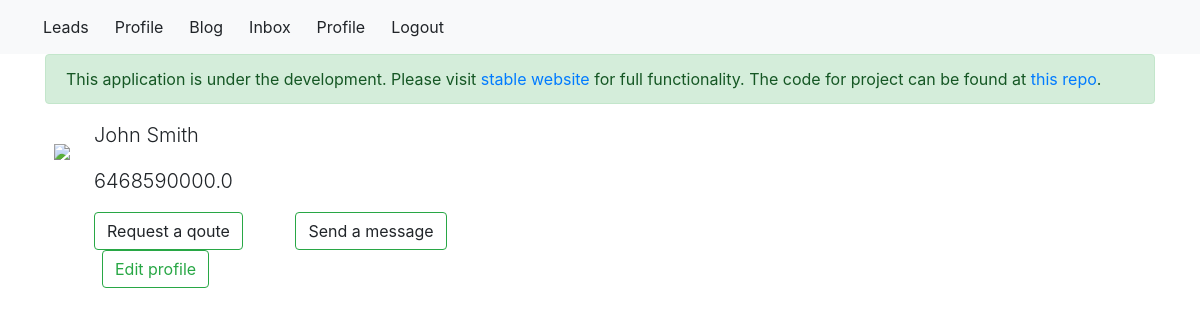
The page /profile (signed in) on the database its author committed.
### app/models.py (models this page shows, shortened)
class User(db.Model, UserMixin):
	id = db.Column(db.Integer, primary_key=True)
	first_name = db.Column(db.String(), nullable=False)
	last_name = db.Column(db.String(), nullable=False)
	email = db.Column(db.String(), nullable=False, unique=True)
	phone = db.Column(db.String(), unique=True)
	picture = db.Column(db.String(), default='https://www.hirerush.com/bundles/theme/images/how-brand.png')
	password = db.Column(db.String())

### app/routes.py (the view)
@app.route('/profile')
@login_required
def profile():
	return render_template('profile.html', title='Profile', edit_mode=False, beta=beta)

### app/models.py (called while the page is built)
@login_manager.user_loader
def find_user(user_id):
	return User.query.get(int(user_id))

### app/templates/profile.html (shortened to what this page needs)
{% extends "base.html" %}
{% block body %}
    <div class="content-section ml-4">
        <div class="row">
            <div class="content-section col-xs-6">
                <img class="mr-4 mb-4 mt-4" src="{{ current_user.picture }}">
            </div>
             <div class="content-section col-xs-6">
                <p class="lead"> {{ current_user.first_name}} {{current_user.last_name }}</p>
                <p class="lead"> {{ current_user.phone }}</p>
                <div class="content-section col-xs-6">
                    <a class="btn btn-outline-success mr-4">Request a qoute</a>
                    <a class="btn btn-outline-success ml-4">Send a message</a>
                </div>
            </div>
    </div>
    <div class="content-section ml-4">
        <div class="row">
            <div class="content-section col-xs-6">
                <a class="btn btn-outline-success ml-4" href="{{ url_for('edit') }}">Edit profile</a>
            </div>
        </div>
    </div>
        </div>
    </div>
{% endblock body %}

### rows shown on the page
User: first_name "John", last_name "Smith", phone "6468590000.0"
